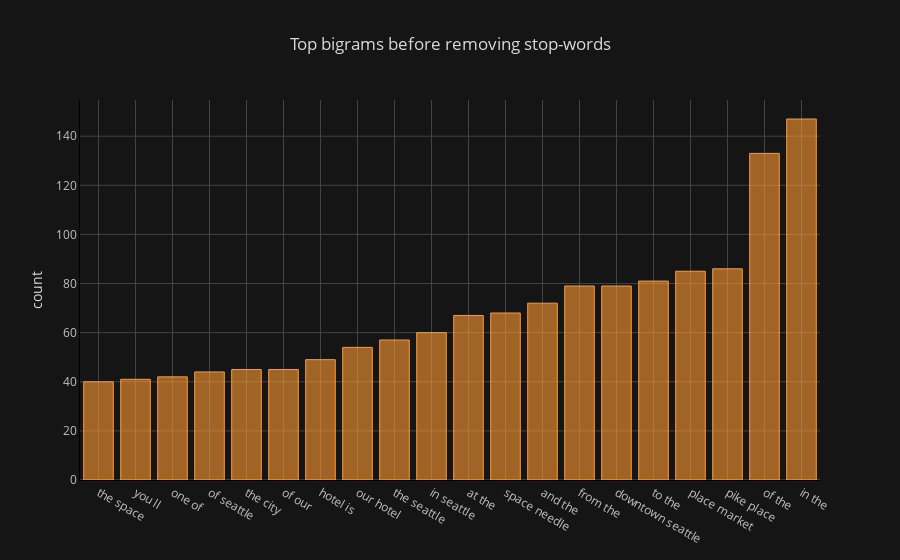

The notebook cell this image was saved under:
### Code cell
df3.groupby('desc').sum()['count'].sort_values().iplot(kind = 'bar',
                                                       yTitle = 'count',
                                                       linecolor = 'black',
                                                       title = 'Top bigrams before removing stop-words')

### Figure 1 — Plotly figure (JSON) as saved in the notebook; plotly's stock layout.template omitted (floating-point values rounded to 4 significant figures)
{"data": [{"marker": {"color": "rgba(255, 153, 51, 0.6)", "line": {"color": "rgba(255, 153, 51, 1.0)", "width": 1}}, "name": "count", "orientation": "v", "text": "", "type": "bar", "uid": "f0764edc-5939-442f-b590-2e405e5574c5", "x": ["the space", "you ll", "one of", "of seattle", "the city", "of our", "hotel is", "our hotel", "the seattle", "in seattle", "at the", "space needle", "and the", "from the", "downtown seattle", "to the", "place market", "pike place", "of the", "in the"], "y": [40, 41, 42, 44, 45, 45, 49, 54, 57, 60, 67, 68, 72, 79, 79, 81, 85, 86, 133, 147]}], "layout": {"legend": {"bgcolor": "#151516", "font": {"color": "#D9D9D9"}}, "paper_bgcolor": "#151516", "plot_bgcolor": "#151516", "title": {"font": {"color": "#D9D9D9"}, "text": "Top bigrams before removing stop-words"}, "xaxis": {"gridcolor": "#434343", "linecolor": "black", "showgrid": true, "tickfont": {"color": "#C2C2C2"}, "title": {"font": {"color": "#D9D9D9"}, "text": ""}, "zerolinecolor": "#666570"}, "yaxis": {"gridcolor": "#434343", "linecolor": "black", "showgrid": true, "tickfont": {"color": "#C2C2C2"}, "title": {"font": {"color": "#D9D9D9"}, "text": "count"}, "zerolinecolor": "#666570"}}}
